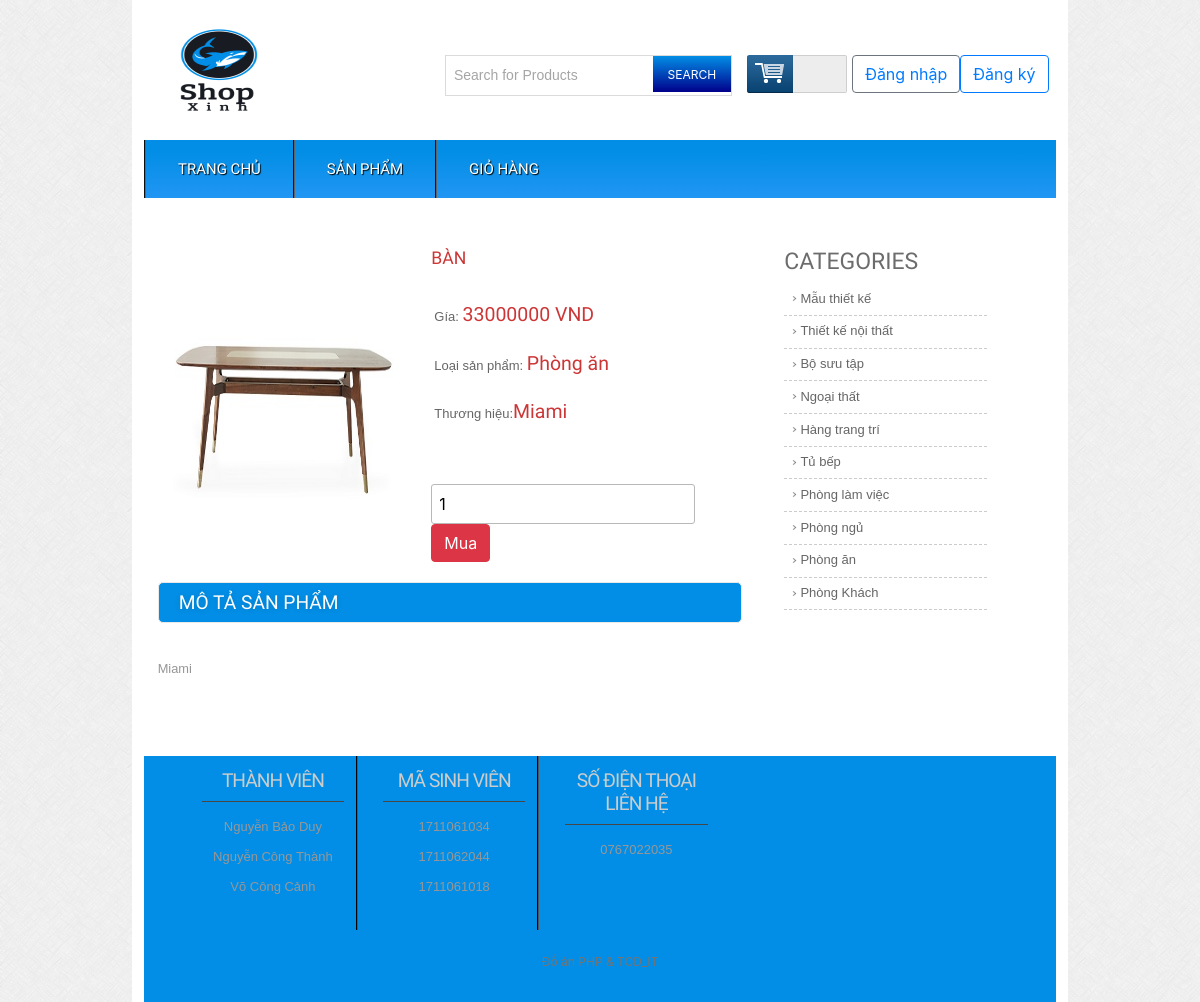
Page /details.php?proID=22 on the committed database.
### tables this page shows
CREATE TABLE `tbl_product` (
  `productID` int(11) NOT NULL,
  `productName` varchar(255) NOT NULL,
  `catID` int(11) NOT NULL,
  `brandID` int(11) NOT NULL,
  `product_desc` text NOT NULL,
  `type` int(11) NOT NULL,
  `price` int(200) NOT NULL,
  `image` varchar(255) NOT NULL
);

CREATE TABLE `tbl_category` (
  `catID` int(11) NOT NULL,
  `catName` varchar(255) NOT NULL
);

CREATE TABLE `tbl_brand` (
  `brandID` int(11) NOT NULL,
  `brandName` varchar(50) NOT NULL
);

### lb/database.php (called while the page is built, shortened)
<?php
Class Database{
   public $host   = DB_HOST;
   public $user   = DB_USER;
   public $pass   = DB_PASS;
   public $dbname = DB_NAME;
   public $link;
private function connectDB(){
   $this->link = new mysqli($this->host, $this->user, $this->pass,
    $this->dbname);
 }
public function select($query){
  $result = $this->link->query($query) or
   die($this->link->error.__LINE__);
  if($result->num_rows > 0){
    return $result;
  } else {
    return false;
  }
 }
}

### classes/product.php (called while the page is built, shortened)
<?php
    require_once('C:/xampp/htdocs/DA_PHP/shop/lb/database.php');
?>
<?php
    class product
    {
        private $db;
        public function __construct()
        {
           $this->db = new Database();
        }
        public function get_details($id)
        {
           $query = "SELECT tbl_product.*, tbl_category.catName, tbl_brand.brandName
             FROM tbl_product INNER JOIN tbl_category ON tbl_product.catID = tbl_category.catID
             INNER JOIN tbl_brand ON tbl_product.brandID = tbl_brand.brandID
             WHERE tbl_product.productID = '$id'";
            $result = $this->db->select($query);
            return $result;
        }
    }
?>

### lb/session.php (called while the page is built, shortened)
<?php
class Session{
 public static function get($key){
    if (isset($_SESSION[$key])) {
     return $_SESSION[$key];
    } else {
     return false;
    }
 }
}
?>

### classes/category.php (called while the page is built, shortened)
<?php
    require_once('C:/xampp/htdocs/DA_PHP/shop/lb/database.php');
?>
<?php
    class category
    {
        private $db;
        public function __construct()
        {
           $this->db = new Database();
        }
        public function show_category_front_end()
        {
            $query = "SELECT * FROM tbl_category order by catID desc";
            $result = $this->db->select($query);
            return $result;
        }
    }
?>

### details.php (the view, shortened to what this page needs)
<?php
	include'./inc/header.php';
?>
<?php
	if (!isset($_GET['proID']) || $_GET['proID']== null)
	{
		echo "<script>window.location='404.php'</script>";
	}else
	{
		$id = $_GET['proID'];
	}
?>
 <div class="main">
    <div class="content">
    	<div class="section group">
		<?php
			$getpro_details = $product->get_details($id);
			if ($getpro_details)
			{
				while ($result_details = $getpro_details->fetch_assoc())
				{
		?>
		<div class="cont-desc span_1_of_2">
					<div class="grid images_3_of_2">
						<img src="admin/uploads/<?php echo $result_details['image'] ;?>" alt="" />
					</div>
				<div class="desc span_3_of_2">
					<h2><?php echo $result_details['productName'] ?> </h2>
					<br>
					<div class="price">
						<p>Gía: <span><?php echo $result_details['price']." "."VND" ;?></span></p>
						<p>Loại sản phẩm: <span><?php echo $result_details['catName'] ?></span></p>
						<p>Thương hiệu:<span><?php echo $result_details['brandName'] ?></span></p>
						<br>
					</div>
					<div class="add-cart">
						<form action="" method="post">
						<?php
							$login_check = Session::get('user_login');
							if ($login_check)
							{
								echo'<input type="number" class="buyfield" name="quantity" value="1" min="1"/>';
								echo '<input type="submit" class="buysubmit" name="submit" value="Mua"/>';
							}
							else
							{
								echo'<input type="number" class="buyfield" name="quantity" value="1" min="1"/>';
								echo '<a href="login.php" type="button" class="btn btn-danger">Mua</a>';
							}
						?>
						</form>
					</div>
				</div>
				<div class="product-desc">
				<h2>Mô tả sản phẩm</h2>
				<p><?php echo $result_details['product_desc'] ?></p>
				</div>
			</div>
		<?php
             }
            }
        ?>
				<div class="rightsidebar span_3_of_1">
					<h2>CATEGORIES</h2>
					<ul>
						<?php
							$getall_category =$cat->show_category_front_end();
							if ($getall_category)
								{
									while ($result = $getall_category->fetch_assoc())
									{
						?>
				      <li><a href="productbycat.php?catID=<?php echo $result['catID'] ?>"><?php echo $result['catName'] ?></a></li>
				     <?php }}?>
    				</ul>
 				</div>
 		</div>
 	</div>
<?php
include'./inc/footer.php';
?>

### css/style.css (style rules this page uses)
html, body, div, span, applet, object, iframe, h1, h2, h3, h4, h5, h6, p, blockquote, pre, a, abbr, acronym, address, big, cite, code, del, dfn, em, img, ins, kbd, q, s, samp, small, strike, strong, sub, sup, tt, var, b, u, i, dl, dt, dd, ol, nav ul, nav li, fieldset, form, label, legend, table, caption, tbody, tfoot, thead, tr, th, td, article, aside, canvas, details, embed, figure, figcaption, footer, header, hgroup, menu, nav, output, ruby, section, summary, time, mark, audio, video { margin: 0; padding: 0; border: 0; font-size: 100%; font: inherit; vertical-align: baseline; }
ol, ul { list-style: none; margin: 0; padding: 0; }
a { text-decoration: none; }
img { max-width: 100%; }
body { font-family: Arial, Helvetica, sans-serif; background: url(../images/body_bg3.jpg); }
input[type="number"] { border: 1px solid #b8b8b8; border-radius: 3px; padding: 7px; }
.section { clear: both; padding: 0px; margin: 0px; }
.group:before, .group:after { content: ""; display: table; }
.group:after { clear: both; }
.group { zoom: 1; }
.content { padding: 20px 0; background: #FFF; }
.content h2 { font-size: 23px; color: #6C6C6C; font-family: 'Monda', sans-serif; }
.cont-desc { display: block; float: left; clear: both; }
.rightsidebar { display: block; float: left; margin: 0% 0 0% 1.6%; }
.cont-desc:first-child { margin-left: 0; }
.desc { display: block; float: left; margin: 0% 0 0% 2.6%; }
.span_1_of_2 { width: 67.1%; padding: 1.5%; }
.images_3_of_2 { width: 44.2%; float: left; text-align: center; }
.span_3_of_2 { width: 53.2%; }
.span_3_of_1 { width: 25.2%; padding: 1.5%; }
.images_3_of_2 img { height: 302px; max-width: 100%; width: 100%; }
.span_3_of_2 h2 { font-family: 'Monda', sans-serif; font-size: 1.1em; color: #CC3636; font-weight: normal; margin-top: 0px; text-transform: uppercase; }
.span_3_of_2 p { font-size: 0.8125em; padding: 0.3em 0; color: #969696; line-height: 1.6em; font-family: verdana, arial, helvetica, helve, sans-serif; }
.price p { font-size: 0.8125em; padding: 1.5% 1%; color: #666; vertical-align: top; }
.price p span { font-size: 1.5em; font-family: 'Monda', sans-serif; color: #CC3636; }
.add-cart { padding-top: 15px; }
.product-desc, .product-tags { clear: both; padding-top: 20px; }
.product-desc h2, .product-tags h2 { padding: 8px 20px; background: #028EE6; border: 1px solid #EBE8E8; border-radius: 5px; -webkit-border-radius: 5px; -moz-border-radius: 5px; -o-border-radius: 5px; font-family: 'Monda', sans-serif; font-size: 1.2em; color: #FFF; text-transform: uppercase; text-shadow: 0 1px 5px rgba(34, 34, 34, 0.17); }
.product-desc p { font-size: 0.8em; padding: 0.3em 0; color: #969696; line-height: 1.6em; font-family: verdana, arial, helvetica, helve, sans-serif; }
.span_3_of_1 li a { font-size: 0.8125em; padding: 0.42em 8%; color: #666; display: block; line-height: 1.6em; font-family: Arial, Helvetica, sans-serif; border-bottom: 1px dashed #CCC; background: url(../images/drop_arrow.png) no-repeat 5px 11px; }

### rows in the picture
tbl_product: image (picture), productName "BÀN", price "33000000", catID.catName "Phòng ăn", brandID.brandName "Miami", product_desc "Miami"
tbl_category: catName "Mẫu thiết kế"
tbl_category: catName "Thiết kế nội thất"
tbl_category: catName "Bộ sưu tập"
tbl_category: catName "Ngoại thất"
tbl_category: catName "Hàng trang trí"
tbl_category: catName "Tủ bếp"
tbl_category: catName "Phòng làm việc"
tbl_category: catName "Phòng ngủ"
tbl_category: catName "Phòng ăn"
tbl_category: catName "Phòng Khách"
